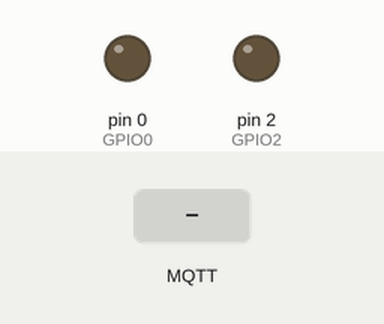
This sketch was run on a simulated Arduino Uno, built with avr-gcc and run on an emulated ATmega328P. Parts: output pins drawn as LEDs (lit = HIGH). The inputs (shaded band) are chosen by the test bench. No MQTT or app messages arrive unless stated.

Above: at 2.3 s.
2.4 s: MQTT message "GPIO0" arrives on the first subscribed topic
At 2.8 s:
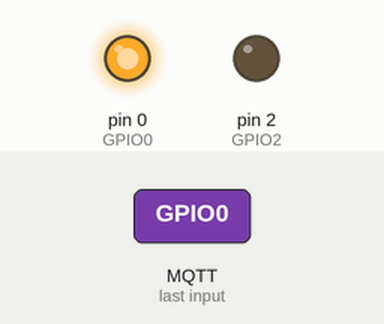
3.9 s: MQTT message "GPIO0" arrives on the second subscribed topic
At 5.1 s:
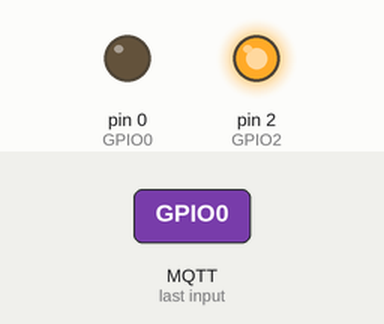
5.4 s: MQTT message "GPIO2" arrives on the first subscribed topic
At 6.3 s:
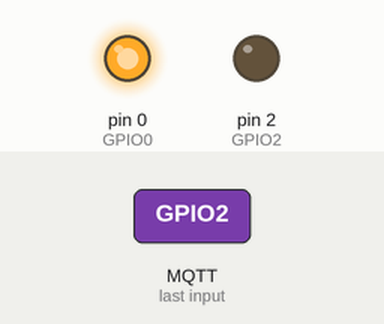
6.9 s: MQTT message "GPIO2" arrives on the second subscribed topic
At 7.5 s:
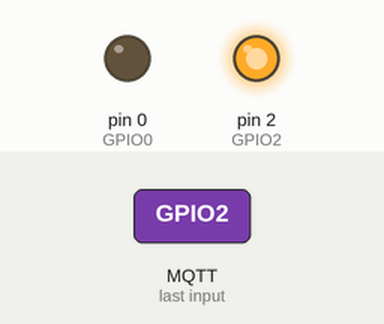
Timing chart, 0 to 9.4 s (numbered marks = the images above; inputs shaded):
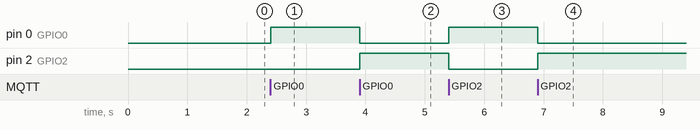

Measured:
- after the input at 2.4 s, pin 0 (GPIO0): LOW → HIGH at once
- after the input at 3.9 s, pin 0 (GPIO0): HIGH → LOW at once; pin 2 (GPIO2): LOW → HIGH at once
- after the input at 5.4 s, pin 0 (GPIO0): LOW → HIGH at once; pin 2 (GPIO2): HIGH → LOW at once
- after the input at 6.9 s, pin 0 (GPIO0): HIGH → LOW at once; pin 2 (GPIO2): LOW → HIGH at once

The sketch:

svetofor.ino
```cpp
#define GPIO2 2
#define GPIO0 0
#define TX 1

#define WIFI_SSID         "NK_RED"
#define WIFI_PASSWORD     "12345678qwe"
#define MQTT_SERVER_HOST  "dev.rightech.io"
#define MQTT_CLIENT_ID    "mqtt-svetofor"
#define MQTT_PASSWORD     "jgUNeyDw3hseXTb"

#include <ArduinoJson.h>
#include "EspMQTTClient.h"

EspMQTTClient client(
  WIFI_SSID,
  WIFI_PASSWORD,
  MQTT_SERVER_HOST,
  MQTT_CLIENT_ID,
  MQTT_PASSWORD,
  MQTT_CLIENT_ID
);

bool get_state(const String& payload) {
  DynamicJsonDocument data(1024);
  deserializeJson(data, payload);
  bool state = data["state"];

  return state;
}

void switch_state(String pin, bool state) {
  if (pin == "GPIO0") {
    GPIO0_state(true);
    GPIO2_state(false);
    TX_state(false);
  }
  if (pin == "GPIO2") {
    GPIO0_state(false);
    GPIO2_state(true);
    TX_state(false);
  }
  if (pin == "TX") {
    GPIO0_state(false);
    GPIO2_state(false);
    TX_state(true);
  }
}

void GPIO2_state(bool state) {
  digitalWrite(GPIO2, state);
  client.publish("/pin/g2", String(state));
}
void GPIO0_state(bool state) {
  digitalWrite(GPIO0, state);
  client.publish("/pin/g0", String(state));
}
void TX_state(bool state) {
  digitalWrite(TX, state);
  client.publish("/pin/tx", String(state));
}


void onConnectionEstablished() {
  client.subscribe("g0", [] (const String& payload) {
    switch_state("GPIO0", get_state(payload)); });

  client.subscribe("g2", [] (const String& payload) {
    switch_state("GPIO2", get_state(payload)); });

  client.subscribe("tx", [] (const String& payload) {
    switch_state("TX", get_state(payload)); });
}

void setup() {
  pinMode(GPIO2, OUTPUT);
  pinMode(GPIO0, OUTPUT);
  pinMode(TX, OUTPUT);

  digitalWrite(GPIO2, LOW);
  digitalWrite(GPIO0, LOW);
  digitalWrite(TX, LOW);
}

void loop() {
  client.loop();

  if (!client.isConnected()) {
    delay(500);
    return;
  }
}
```
